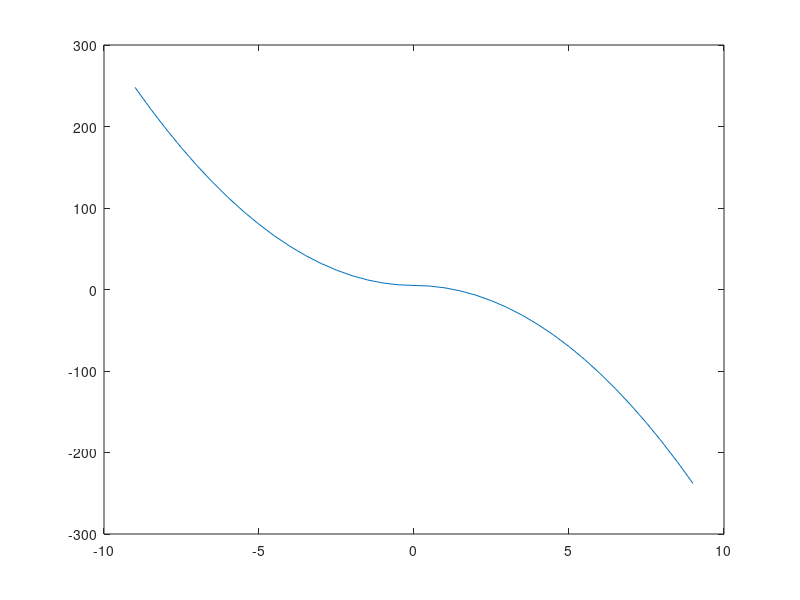

Write the MATLAB code that produced this figure.
 n=1;
for ii=-9:0.5:9
     x(n)=ii;
    if ii >=0
        y(n)=-3*ii^2+5;
        n=n+1;
    elseif ii<0
        y(n)=3*ii^2+5;
        n=n+1;
    end
end
plot(x,y)